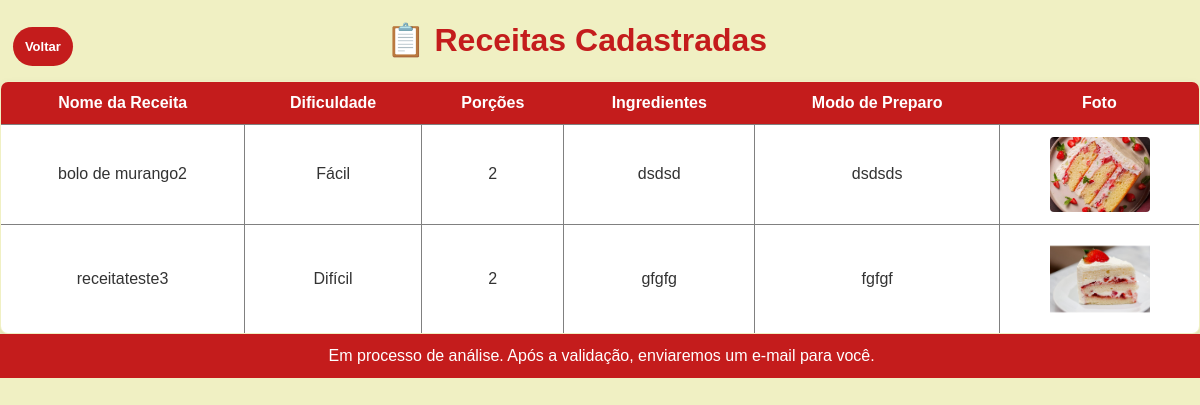
/processamento/listarReceita.php, run on the app's committed database.
### tables this page shows
CREATE TABLE `enviarreceita` (
  `id` int(11) NOT NULL,
  `nome_usuario` varchar(40) NOT NULL,
  `receita_nome` varchar(255) NOT NULL,
  `dificuldade` enum('Fácil','Médio','Difícil') NOT NULL,
  `rendimento_porcoes` int(11) NOT NULL,
  `ingredientes` text NOT NULL,
  `modo_preparo` text NOT NULL,
  `foto_caminho` varchar(50) NOT NULL
);

### processamento/funcaoDB.php (called while the page is built, shortened)
<?php
    function conectarBD(){
        $conexao = mysqli_connect("localhost", "root", "", "trab_eletivas");
        return ($conexao);
    }
    function listarTodasReceitas() {
    $conn = conectarBD();
    $receitas = [];
    $sql = "SELECT
                nome_usuario,
                receita_nome,
                dificuldade,
                rendimento_porcoes,
                ingredientes,
                modo_preparo,
                foto_caminho AS caminhoFoto
            FROM
                enviarreceita
            ORDER BY
                receita_nome ASC";
    $result = $conn->query($sql);
    if ($result && $result->num_rows > 0) {
        while($row = $result->fetch_assoc()) {
            $receitas[] = $row;
        }
    }
    return $receitas;
}
?>

### processamento/listarReceita.php (the view, shortened to what this page needs)
<?php
include_once 'funcaoDB.php';
$receitas = listarTodasReceitas();
?>
<!DOCTYPE html>
<html lang="pt-BR">
<head>
    <link rel="stylesheet" href="../assets/css/listarReceita.css">
    </head>
<body>
    <div class="header">
        <a href="../view/meuUsuario.html">Voltar</a>
        <h1>📋 Receitas Cadastradas</h1>
    </div>
    <?php if (empty($receitas)): ?>
        <p>Ainda não há receitas cadastradas.</p>
    <?php else: ?>
        <table border="1" class="receitas-tabela">
    <thead>
        <tr>
            <th>Nome da Receita</th>
            <th>Dificuldade</th>
            <th>Porções</th>
            <th>Ingredientes</th>
            <th>Modo de Preparo</th>
            <th>Foto</th>
        </tr>
    </thead>
    <tbody>
        <?php
        foreach ($receitas as $receita):
        ?>
        <tr>
            <td><?php echo htmlspecialchars($receita['receita_nome']); ?></td>
            <td><?php echo htmlspecialchars($receita['dificuldade']); ?></td>
            <td><?php echo htmlspecialchars($receita['rendimento_porcoes']); ?></td>
            <td><?php echo nl2br(htmlspecialchars($receita['ingredientes'])); ?></td>
            <td><?php echo nl2br(htmlspecialchars($receita['modo_preparo'])); ?></td>
            <td>
                <?php if (!empty($receita['caminhoFoto'])): ?>
                    <img src="<?php echo htmlspecialchars($receita['caminhoFoto']); ?>" alt="Foto da Receita" style="width: 100px;">
                <?php else: ?>
                    Sem foto
                <?php endif; ?>
            </td>
        </tr>
        <?php endforeach; ?>
    </tbody>
</table>
    <p class="aviso"> Em processo de análise. Após a validação, enviaremos um e-mail para você.</p>
    <?php endif; ?>
</body>
</html>

### assets/css/listarReceita.css (style rules this page uses)
body { background-color: rgb(240, 240, 195); font-family: Verdana, Geneva, Tahoma, sans-serif; display: flex; flex-direction: column; justify-content: center; margin: 0; padding: 0; }
h1 { color: rgb(196, 28, 28); text-align: center; }
.receitas-tabela { width: 100%; border-collapse: collapse; font-family: Arial, sans-serif; box-shadow: 0 4px 8px rgba(0, 0, 0, 0.1); border-radius: 8px; overflow: hidden; text-align: center; }
.receitas-tabela th { background-color: rgb(196, 28, 28); color: rgb(255, 255, 255); text-align: center; padding: 12px 15px; border: none; }
.receitas-tabela td { padding: 12px 15px; background-color: rgb(255, 255, 255); color: rgb(51, 51, 51); }
.receitas-tabela tbody tr:last-child td { border-bottom: none; }
.receitas-tabela td img { margin: auto; max-width: 100px; height: auto; border-radius: 4px; display: block; }
.header { display: flex; flex-direction: row; justify-content: space-evenly; align-items: last baseline; }
.header h1 { margin-right: 35vw; }
.header a { text-decoration: none; padding: 12px; margin-right: 25vw; background-color: rgb(196, 28, 28); color: rgb(255, 255, 255); font-weight: bold; font-size: small; border-radius: 30px; }
.aviso { padding: 13px; text-align: center; margin:auto; background-color: rgb(196, 28, 28); color: rgb(255, 255, 255); overflow: hidden; width: 98.1vw; }

### data on the page
enviarreceita: receita_nome "bolo de murango2", dificuldade "Fácil", rendimento_porcoes "2", ingredientes "dsdsd", modo_preparo "dsdsds", foto_caminho (picture)
enviarreceita: receita_nome "receitateste3", dificuldade "Difícil", rendimento_porcoes "2", ingredientes "gfgfg", modo_preparo "fgfgf", foto_caminho (picture)
